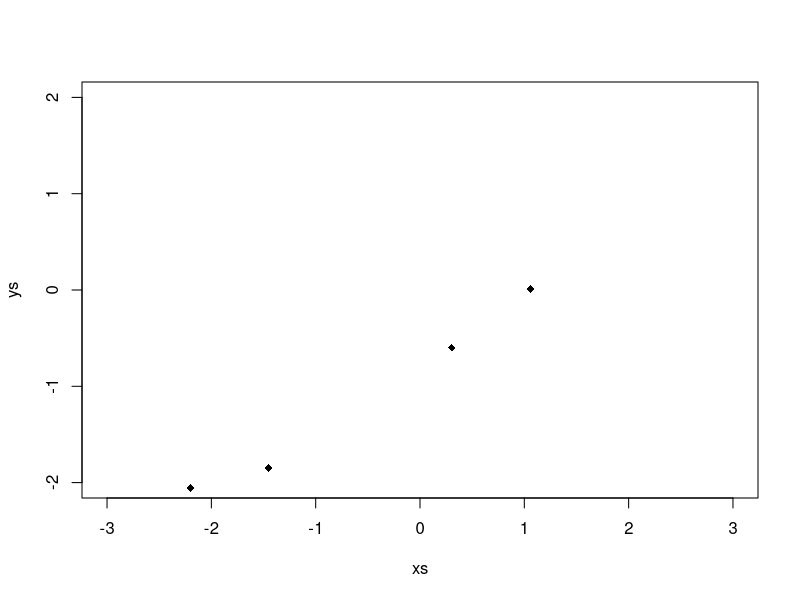
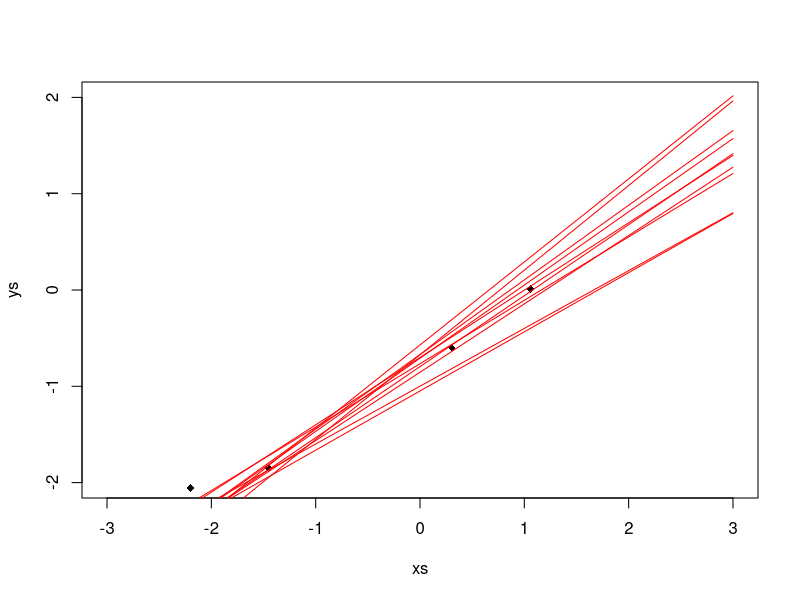
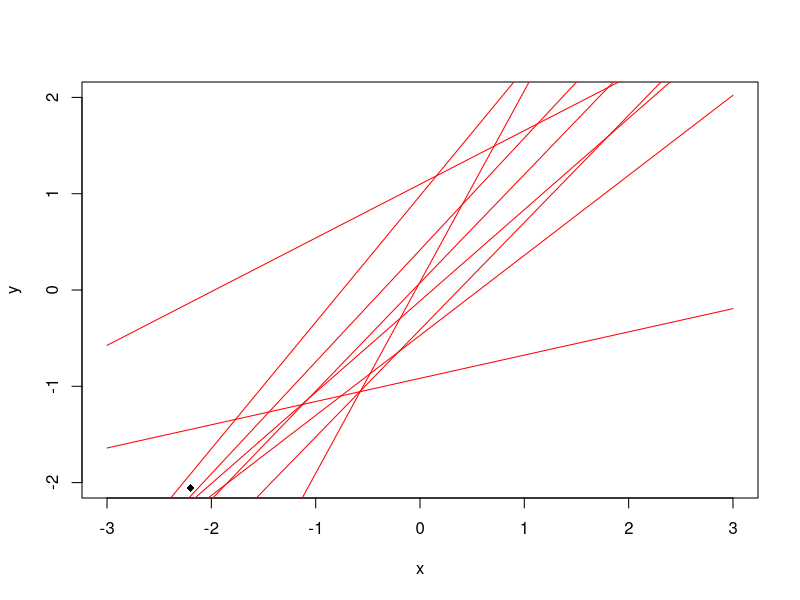

The R source for these figures, in order:
alpha <- -0.5
beta <- 0.75

N <- 5
xs <- rnorm(N, 0, 1)
ys <- rnorm(N, alpha + beta * xs, 0.25)

plot(xs, ys, pch=18, xlim=c(-3, 3), ylim=c(-2, 2))

X <- cbind(rep(1, N), xs)
Z <- solve(t(X) %*% X)

mu <- ys %*% X %*% Z
Sigma <- (0.25)**2 * Z
L <- chol(Sigma)

sigma_x <- sqrt(Sigma[1,1])
sigma_y <- sqrt(Sigma[2,2])
rho <- Sigma[1, 2] / (sigma_x * sigma_y)

sigma_x; sigma_y; rho


plot(xs, ys, pch=18, xlim=c(-3, 3), ylim=c(-2, 2))

xps <- seq(-3, 3, 0.01)


gammas <- matrix(NA, nrow=2, ncol=10)

for (n in 1:10) {
  zs <- rnorm(2, 0, 1)
  gamma <- t(mu) + t(L) %*% zs
  lines(xps, gamma[1] + gamma[2] * xps, col="red")
  gammas[,n] <- gamma
}

cat(sprintf("%.3f/%.3f,", xs, ys), "\n")
cat(sprintf("%.3f/%.3f,", gammas[1,], gammas[2,]), "\n")

x <- xs[3]
y <- ys[3]

plot(x, y, pch=18, xlim=c(-3, 3), ylim=c(-2, 2))

gammas <- matrix(NA, nrow=2, ncol=10)

for (n in 1:10) {
  alpha_nom <- rnorm(1, 0, 1)
  beta_nom <- ((y - alpha_nom) / x)
  
  delta <- rnorm(1, 0, 0.5)
  alpha <- alpha_nom + delta
  beta <- beta_nom + (x * alpha_nom) * delta
  
  lines(xps, alpha + beta * xps, col="red")
  gammas[,n] <- c(alpha, beta)
}

cat(sprintf("%.3f/%.3f,", gammas[1,], gammas[2,]), "\n")


